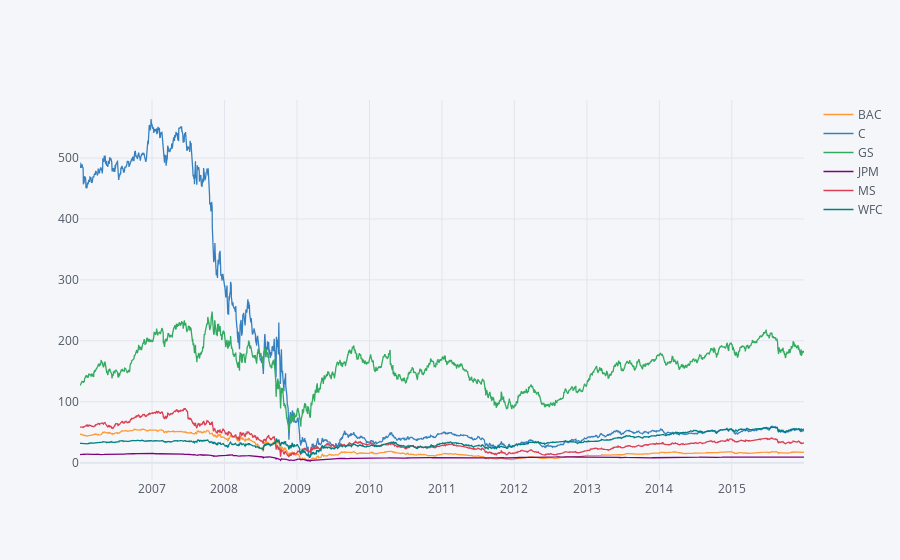

The notebook cell saved with this chart:
### Code cell
#plotly 
bank_stocks.xs(key='Close', axis=1, level='Stock Info').iplot()

### Figure 1 — Plotly figure (JSON) as saved in the notebook; plotly's stock layout.template omitted (floating-point values rounded to 4 significant figures; data arrays with more than 128 entries replaced by an {"elided": "..."} marker saying what was removed)
{"data": [{"line": {"color": "rgba(255, 153, 51, 1.0)", "dash": "solid", "shape": "linear", "width": 1.3}, "mode": "lines", "name": "BAC", "text": "", "type": "scatter", "x": {"elided": "2517 str values"}, "y": {"elided": "2517 float values"}}, {"line": {"color": "rgba(55, 128, 191, 1.0)", "dash": "solid", "shape": "linear", "width": 1.3}, "mode": "lines", "name": "C", "text": "", "type": "scatter", "x": {"elided": "2517 str values"}, "y": {"elided": "2517 float values"}}, {"line": {"color": "rgba(50, 171, 96, 1.0)", "dash": "solid", "shape": "linear", "width": 1.3}, "mode": "lines", "name": "GS", "text": "", "type": "scatter", "x": {"elided": "2517 str values"}, "y": {"elided": "2517 float values"}}, {"line": {"color": "rgba(128, 0, 128, 1.0)", "dash": "solid", "shape": "linear", "width": 1.3}, "mode": "lines", "name": "JPM", "text": "", "type": "scatter", "x": {"elided": "2517 str values"}, "y": {"elided": "2517 float values"}}, {"line": {"color": "rgba(219, 64, 82, 1.0)", "dash": "solid", "shape": "linear", "width": 1.3}, "mode": "lines", "name": "MS", "text": "", "type": "scatter", "x": {"elided": "2517 str values"}, "y": {"elided": "2517 float values"}}, {"line": {"color": "rgba(0, 128, 128, 1.0)", "dash": "solid", "shape": "linear", "width": 1.3}, "mode": "lines", "name": "WFC", "text": "", "type": "scatter", "x": {"elided": "2517 str values"}, "y": {"elided": "2517 float values"}}], "layout": {"legend": {"bgcolor": "#F5F6F9", "font": {"color": "#4D5663"}}, "paper_bgcolor": "#F5F6F9", "plot_bgcolor": "#F5F6F9", "title": {"font": {"color": "#4D5663"}}, "xaxis": {"gridcolor": "#E1E5ED", "showgrid": true, "tickfont": {"color": "#4D5663"}, "title": {"font": {"color": "#4D5663"}, "text": ""}, "zerolinecolor": "#E1E5ED"}, "yaxis": {"gridcolor": "#E1E5ED", "showgrid": true, "tickfont": {"color": "#4D5663"}, "title": {"font": {"color": "#4D5663"}, "text": ""}, "zerolinecolor": "#E1E5ED"}}}
